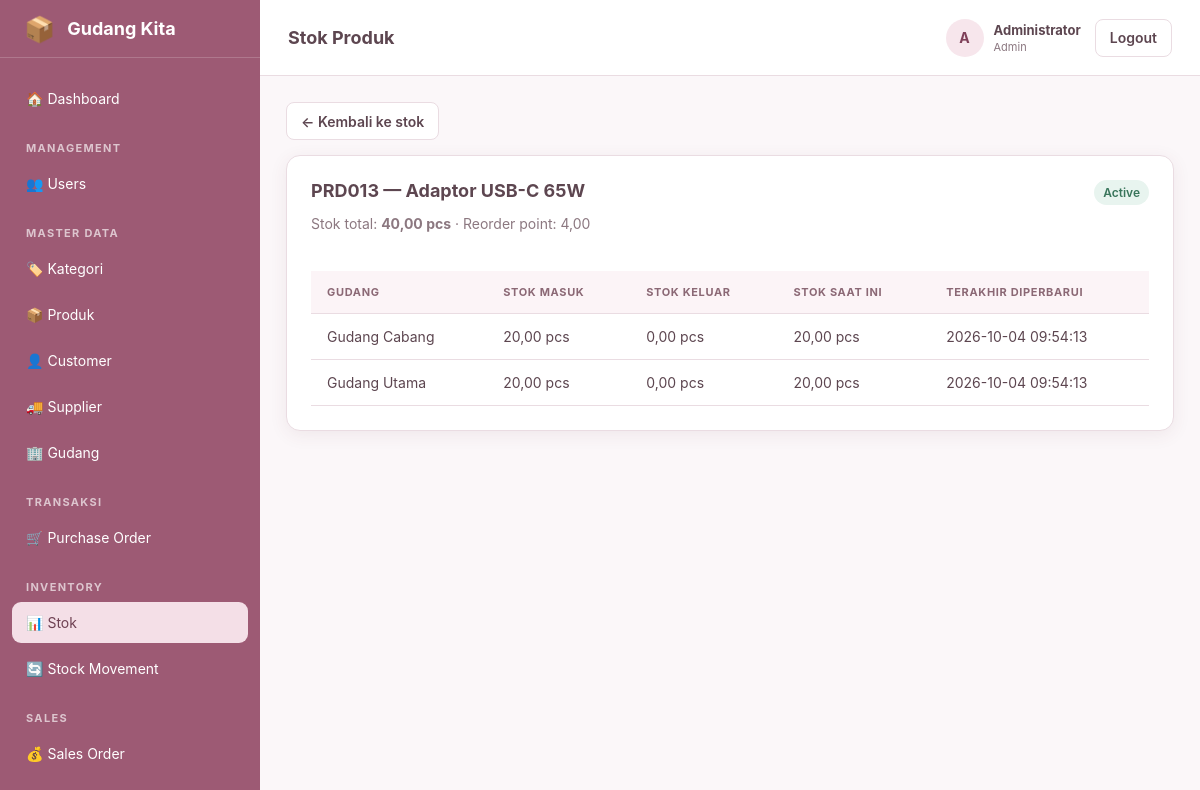
Page /?page=stock&action=view&id=13 (signed in) on the committed database.
### tables this page shows
CREATE TABLE products (
 id INT UNSIGNED AUTO_INCREMENT PRIMARY KEY,
 code VARCHAR(40) NOT NULL UNIQUE,
 name VARCHAR(150) NOT NULL,
 category_id INT UNSIGNED NOT NULL,
 unit VARCHAR(30) NOT NULL DEFAULT 'pcs',
 purchase_price DECIMAL(15,2) NOT NULL DEFAULT 0,
 selling_price DECIMAL(15,2) NOT NULL DEFAULT 0,
 minimum_stock DECIMAL(15,2) NOT NULL DEFAULT 0,
 image_path VARCHAR(255) NULL,
 status ENUM('Active','Inactive') NOT NULL DEFAULT 'Active',
 created_at TIMESTAMP NOT NULL DEFAULT CURRENT_TIMESTAMP,
 updated_at TIMESTAMP NOT NULL DEFAULT CURRENT_TIMESTAMP ON UPDATE CURRENT_TIMESTAMP,
 INDEX idx_products_name(name), INDEX idx_products_status(status), INDEX idx_products_category(category_id),
 CONSTRAINT fk_products_category FOREIGN KEY(category_id) REFERENCES categories(id) ON UPDATE CASCADE ON DELETE RESTRICT,
 CONSTRAINT chk_product_values CHECK(purchase_price >= 0 AND selling_price >= 0 AND minimum_stock >= 0)
);

CREATE TABLE warehouses (
 id INT UNSIGNED AUTO_INCREMENT PRIMARY KEY,
 code VARCHAR(40) NOT NULL UNIQUE,
 name VARCHAR(150) NOT NULL,
 address TEXT NULL,
 phone VARCHAR(40) NULL,
 status ENUM('Active','Inactive') NOT NULL DEFAULT 'Active',
 created_at TIMESTAMP NOT NULL DEFAULT CURRENT_TIMESTAMP,
 INDEX idx_warehouses_name(name)
);

### app/Controller/BaseController.php (called while the page is built, shortened)
<?php
abstract class BaseController
{
    protected function view(string $view, array $data = []): void
    {
        include_once BASE_PATH.'/views/layouts/app.php';
    }
}

### app/Controller/InventoryController.php (called while the page is built, shortened)
<?php
final class InventoryController extends BaseController
{
    private InventoryRepository $repo;
    public function __construct(\PDO $pdo)
    {
        $this->repo = new InventoryRepository($pdo);
    }
    public function product(int $id): void
    {
        $product = $this->repo->productStockBreakdown($id);
        $this->view('inventory/product', ['pageTitle' => 'Stok Produk', 'product' => $product]);
    }
}

### app/Repository/InventoryRepository.php (called while the page is built, shortened)
<?php
final class InventoryRepository
{
    public function productStockBreakdown(int $productId): ?array
    {
        $product = $this->pdo->prepare('SELECT id,code,name,unit,minimum_stock,status FROM products WHERE id=?');
        $product->execute([$productId]);
        $row = $product->fetch();
        $stocks = $this->pdo->prepare('SELECT w.id warehouse_id,w.code warehouse_code,w.name warehouse_name,COALESCE(s.stock_in,0) stock_in,COALESCE(s.stock_out,0) stock_out,COALESCE(s.current_stock,0) current_stock,COALESCE(s.updated_at,NULL) updated_at FROM warehouses w LEFT JOIN stocks s ON s.warehouse_id=w.id AND s.product_id=? ORDER BY w.name');
        $stocks->execute([$productId]);
        $row['warehouses'] = $stocks->fetchAll();
        $row['total_stock'] = array_sum(array_map(static fn (array $stock): float => (float) $stock['current_stock'], $row['warehouses']));
        return $row;
    }
}

### app/Support/helpers.php (called while the page is built, shortened)
<?php
function e(mixed $v): string
{
    return htmlspecialchars((string)$v, ENT_QUOTES, 'UTF-8');
}

### views/inventory/product.php (the view, shortened to what this page needs)
<div class="page-actions"><a class="btn" href="?page=stock">← Kembali ke stok</a></div>
<div class="card detail-card">
    <div class="detail-header"><div><h2><?= e($product['code']) ?> — <?= e($product['name']) ?></h2><p class="muted">Stok total: <strong><?= number_format((float) $product['total_stock'], 2, ',', '.') ?> <?= e($product['unit']) ?></strong> · Reorder point: <?= number_format((float) $product['minimum_stock'], 2, ',', '.') ?></p></div><span class="badge status-<?= strtolower($product['status']) ?>"><?= e($product['status']) ?></span></div>
    <div class="table-wrap"><table><thead><tr><th>Gudang</th><th>Stok masuk</th><th>Stok keluar</th><th>Stok saat ini</th><th>Terakhir diperbarui</th></tr></thead><tbody>
    <?php foreach ($product['warehouses'] as $warehouse): ?><tr><td><?= e($warehouse['warehouse_name']) ?></td><td><?= number_format((float) $warehouse['stock_in'], 2, ',', '.') ?> <?= e($product['unit']) ?></td><td><?= number_format((float) $warehouse['stock_out'], 2, ',', '.') ?> <?= e($product['unit']) ?></td><td><?= number_format((float) $warehouse['current_stock'], 2, ',', '.') ?> <?= e($product['unit']) ?></td><td><?= e($warehouse['updated_at'] ?? 'Belum ada transaksi') ?></td></tr><?php endforeach; ?>
    </tbody></table></div>
</div>

### public/assets/css/style.css (style rules this page uses)
:root { --primary:#9d5a74;--primary-dark:#7f4059;--soft:#f8edf1;--line:#eadce2;--text:#5d4650;--muted:#8c7880;--white:#fff;--danger:#b8545c;--success:#3f8a68;--shadow:0 4px 18px rgba(100,55,70,.08) }
* { box-sizing:border-box }
body { margin:0;font-family:Inter,system-ui,-apple-system,BlinkMacSystemFont,"Segoe UI",sans-serif;background:#fbf7f9;color:var(--text);font-size:14px }
a { text-decoration:none;color:inherit }
.card { background:#fff;border:1px solid var(--line);border-radius:14px;box-shadow:var(--shadow);margin-bottom:20px }
.card-header h2,.detail-header h2 { margin:0 0 5px;font-size:18px }
.muted { color:var(--muted) }
.table-wrap { overflow:auto }
table { width:100%;border-collapse:collapse;min-width:760px }
th,td { padding:14px 16px;border-bottom:1px solid var(--line);text-align:left;vertical-align:middle }
th { font-size:11px;letter-spacing:.06em;text-transform:uppercase;color:#8b6875;background:#fcf4f7 }
.badge { display:inline-flex;padding:5px 9px;border-radius:999px;background:#f2e8ec;color:#75485a;font-size:12px;font-weight:600 }
.status-active,.status-in-progress { background:#e8f4ef;color:#39755b }
.btn { display:inline-flex;align-items:center;justify-content:center;min-height:38px;padding:8px 14px;border:1px solid var(--line);background:#fff;border-radius:8px;color:var(--text);font-weight:600 }
.page-actions { display:flex;justify-content:space-between;align-items:center;gap:15px;margin:0 0 15px }
.detail-card { padding:24px }
.detail-header { display:flex;justify-content:space-between;gap:20px;align-items:flex-start;margin-bottom:25px }
html,body { max-width:100%;overflow-x:hidden }
.content,.card,.table-wrap { min-width:0;max-width:100%;overflow-x:hidden }
table { min-width:0;table-layout:fixed }
th,td { overflow-wrap:anywhere;word-break:break-word }
.table-wrap { overflow-x:auto;overflow-y:hidden }
.table-wrap table { min-width:760px;table-layout:auto }

### rows in the picture
products: code "PRD013", name "Adaptor USB-C 65W", unit "pcs", minimum_stock "4,00", status "Active"
warehouses: name "Gudang Cabang", stock_in "20,00", stock_out "0,00", current_stock "20,00", updated_at "2026-10-04 09:54:13"
warehouses: name "Gudang Utama", stock_in "20,00", stock_out "0,00", current_stock "20,00", updated_at "2026-10-04 09:54:13"

### other values in the picture
$ml "🏷️ Kategori"
$ml "📦 Produk"
$ml "👤 Customer"
$ml "🚚 Supplier"
$ml "🏢 Gudang"
$pageTitle "Stok Produk"
substr($currentUser['name']??'U',0,1) "A"
$currentUser['name'] "Administrator"
$currentUser['role'] "Admin"
$product['total_stock'] "40,00"
